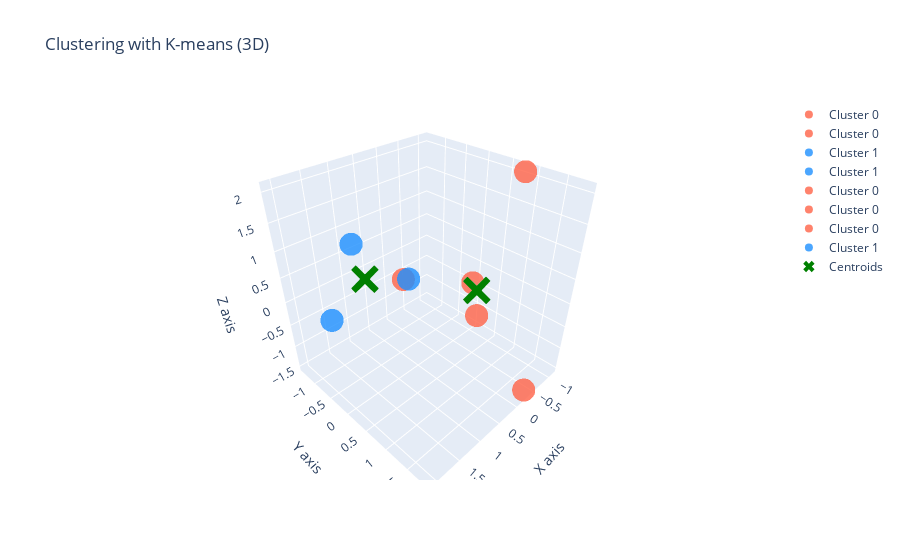

The notebook cell this image was saved under:
### Code cell
# Colores en formato hexadecimal
color_map = {0: '#FF6347',  # rojo
             1: '#1E90FF'}  # azul

# Crear una figura 3D con plotly
fig = go.Figure()

# Añadir los puntos de datos para cada cluster
for i in range(len(X_scaled)):
    fig.add_trace(go.Scatter3d(
        x=[X_scaled[i, 0]],
        y=[X_scaled[i, 1]],
        z=[X_scaled[i, 2]],
        mode='markers',
        marker=dict(size=8, color=color_map[labels[i]], opacity=0.8),
        name=f'Cluster {labels[i]}'
    ))

# Añadir los centroides
fig.add_trace(go.Scatter3d(
    x=centroids[:, 0],
    y=centroids[:, 1],
    z=centroids[:, 2],
    mode='markers',
    marker=dict(size=10, color='green', symbol='x', opacity=1),
    name='Centroids'
))

# Ajustar los ejes
fig.update_layout(
    scene=dict(
        xaxis_title='X axis',
        yaxis_title='Y axis',
        zaxis_title='Z axis'
    ),
    title='Clustering with K-means (3D)',
    showlegend=True
)

# Mostrar la figura
fig.show()

### Figure 1 — Plotly figure (JSON) as saved in the notebook; plotly's stock layout.template omitted (floating-point values rounded to 4 significant figures)
{"data": [{"marker": {"color": "#FF6347", "opacity": 0.8, "size": 8}, "mode": "markers", "name": "Cluster 0", "type": "scatter3d", "x": [-1.037], "y": [-0.02611], "z": [-0.4311]}, {"marker": {"color": "#FF6347", "opacity": 0.8, "size": 8}, "mode": "markers", "name": "Cluster 0", "type": "scatter3d", "x": [-0.5582], "y": [0.4961], "z": [-0.6964]}, {"marker": {"color": "#1E90FF", "opacity": 0.8, "size": 8}, "mode": "markers", "name": "Cluster 1", "type": "scatter3d", "x": [0.7975], "y": [-1.384], "z": [0.6301]}, {"marker": {"color": "#1E90FF", "opacity": 0.8, "size": 8}, "mode": "markers", "name": "Cluster 1", "type": "scatter3d", "x": [2.073], "y": [-0.235], "z": [0.2764]}, {"marker": {"color": "#FF6347", "opacity": 0.8, "size": 8}, "mode": "markers", "name": "Cluster 0", "type": "scatter3d", "x": [-0.319], "y": [1.854], "z": [-1.492]}, {"marker": {"color": "#FF6347", "opacity": 0.8, "size": 8}, "mode": "markers", "name": "Cluster 0", "type": "scatter3d", "x": [-1.116], "y": [0.8094], "z": [2.045]}, {"marker": {"color": "#FF6347", "opacity": 0.8, "size": 8}, "mode": "markers", "name": "Cluster 0", "type": "scatter3d", "x": [-0.319], "y": [-1.279], "z": [-0.608]}, {"marker": {"color": "#1E90FF", "opacity": 0.8, "size": 8}, "mode": "markers", "name": "Cluster 1", "type": "scatter3d", "x": [0.4785], "y": [-0.235], "z": [0.2764]}, {"marker": {"color": "green", "opacity": 1, "size": 10, "symbol": "x"}, "mode": "markers", "name": "Centroids", "type": "scatter3d", "x": [-0.6699, 1.116], "y": [0.3707, -0.6179], "z": [-0.2366, 0.3943]}], "layout": {"scene": {"xaxis": {"title": {"text": "X axis"}}, "yaxis": {"title": {"text": "Y axis"}}, "zaxis": {"title": {"text": "Z axis"}}}, "showlegend": true, "title": {"text": "Clustering with K-means (3D)"}}}
